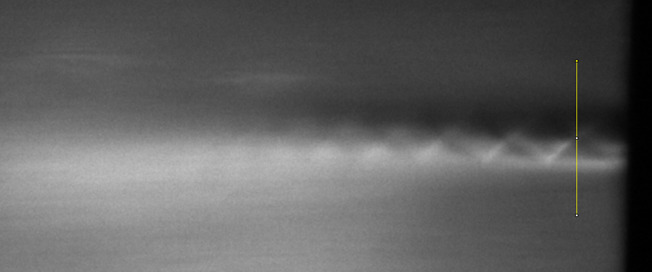
#> input picture clases/figuras/imagen_flujo.jpg, 652 x 272 px
$ jupyter execute 13_3_imagenes.ipynb   (shell and % lines are left out)
#> lines starting #> are read from the running program, lines starting #| are printed output that depends on the picture
## Trabajo simple con imágenes

Vamos a empezar leyendo y mostrando algunas imágenes, para entender cómo es su representación. Existen numerosos módulos que permiten manejar imágenes, desde el ubicuo `matplotlib`, pasando por `PIL` (`conda install pillow`) hasta openCV (`conda install opencv-python`).

[cell 1]
import numpy as np
import matplotlib.pyplot as plt
from PIL import Image

El siguiente ejemplo es una figura tomada de algunas pruebas que hicimos en el laboratorio hace unos años. Es el resultado de la medición de flujo en toberas

[cell 2]
imag1 = plt.imread('figuras/imagen_flujo.jpg')
#> imag1 is the input picture: shape (272, 652, 3); mean R, G, B 94.9, 94.9, 94.7
print(f'La imagen "imag1" es del tipo: {type(imag1)} con "shape" {imag1.shape}')
#| La imagen "imag1" es del tipo: <class 'numpy.ndarray'> con "shape" (272, 652, 3)
plt.imshow(imag1);

La representación de la imagen es una matriz, donde cada elemento corresponde a un pixel, y cada pixel tiene tres valores. El elemento `[0,0]` corresponde al pixel ubicado en la esquina superior izquierda, el elemento  `[-1,0]` al pixel ubicado en la esquina inferior izquierda, mientras que el  `[0,-1]` a la esquina superior derecha:

[cell 3]
plt.imshow(imag1)
color='white'
plt.annotate("[0,0]",(0,0), (60,40), arrowprops={}, fontsize='x-large', color=color)
plt.annotate("[-1,0]",(0,272), (60,240), arrowprops={}, fontsize='x-large', color=color)
plt.annotate("[0,-1]",(652,0), (510,40), arrowprops={}, fontsize='x-large', color=color);

En consecuencia podemos ver qué valores toma cada pixel

[cell 4]
print(imag1[0,0])             # El primer elemento
#| [65 65 65]
print(imag1[0,1])             # El segundo elemento
#| [66 66 66]
print(imag1.min(),imag1.max())  # y sus valores mínimo y máximo
#| 0 255

Como vemos en cada pixel el valor está dado por un array de tres números enteros

[cell 5]
imag1.dtype

[cell 6]
print(imag1[0,0])           # El primer elemento del primer pixel
#| [65 65 65]

Como originalmente teníamos una figura en escala de grises, podemos convertir los tres colores a una simple escala, por ejemplo promediando los tres valores. La función `imread()` puede interpretar la figura como una escala de grises con los argumentos adecuados:

[cell 7]
Image.open('figuras/imagen_flujo.jpg').convert('L').save('figuras/imagen_flujo_gray.jpg')
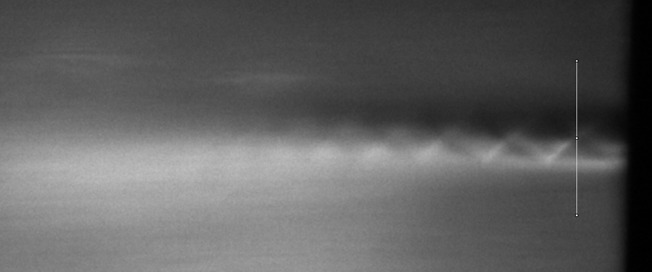
#> saved as imagen_flujo_gray.jpg: PIL image 652x272 L; min 0, max 253, mean 94.8

[cell 8]
imag2 = plt.imread('figuras/imagen_flujo_gray.jpg')
#> imag2: shape (272, 652); min 0, max 255, mean 94.8

La variable `imag2` contiene ahora una matriz con las dimensiones de la imagen (272 x 652) pero con sólo un valor por cada pixel

[cell 9]
print(imag2.shape)
#| (272, 652)
print(imag2[0,0])
#| 65

[cell 10]
plt.imshow(imag2);

---

**Nota**
¿Qué pasó acá?

La función `imshow()` está interpretando el valor de cada pixel como una posición en una cierta escala de colores (**colormap**). Como no especificamos cuál queremos utilizar, se usó el cmap *default*.

---

Especifiquemos el **colormap** a utilizar para la graficación:

[cell 11]
plt.imshow(imag2, cmap='gray');

Los `cmap` aparecen también en el contexto de graficación de gráficos de contorno (`contour()` y `contourf()`).

Al asociar un valor a un mapa de colores, la misma imagen puede mostrarse de diferente maneras. Veamos otros ejemplos de *colormap*

[cell 12]
plt.imshow(imag2, cmap='inferno');

[cell 13]
plt.imshow(imag2, cmap='inferno_r');

La referencia de ubicación de los `cmap` existentes está en:
http://matplotlib.org/examples/color/colormaps_reference.html

[cell 14]
plt.imshow(imag2, cmap='gray_r');

### Análisis de la imagen

La imagen es una representación en mapa de colores de lo valores en la matriz. Esta es una representación que da muy buena información cualitativa sobre las características de los datos. Para analizar los datos a veces es más fácil hacer cortes o promediar en alguna dirección los datos.

#### Histograma de intensidades

Un ejemplo es el cálculo de un histograma de intensidades, analizando toda la imagen.

[cell 15]
hist, bin_edges = np.histogram(imag2, bins=50, density=True)
#> hist = 50 values, max 0.012 at index 14, min 0 at index 39, mean 0.00392; bin_edges = 51 values from 0 to 255
bin_centers = 0.5*(bin_edges[:-1] + bin_edges[1:])
#> bin_centers = 50 values from 2.55 to 252.4
plt.fill_between(bin_centers, 0, hist, alpha=0.7)
plt.plot(bin_centers, hist, color='C0', lw=3)
plt.xlabel('Intensidad')
plt.xlim((0,200));
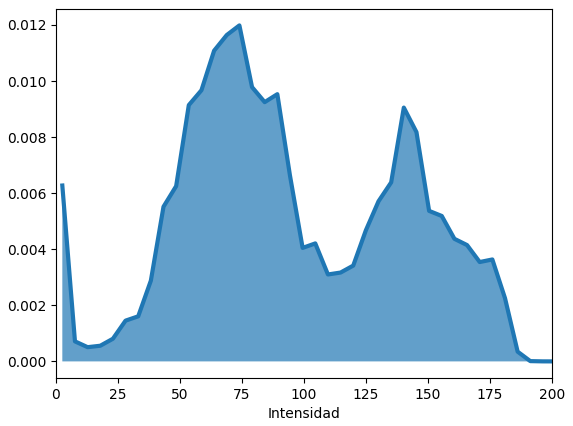
#> figure drawn by matplotlib, 1 panel; curve peaks at x = 73.95, y = 0.012

[cell 16]
# Creamos una figura con los dos gráficos
fig, ax = plt.subplots(figsize=(10,2), ncols=2)
# En el gráfico de la izquierda mostramos la imagen en escala de grises
ax[0].imshow(imag2, cmap=plt.cm.gray, interpolation='nearest')
ax[0].axis('off')   # Eliminamos los dos ejes
#
# Graficamos a la derecha el histograma
ax[1].plot(bin_centers, hist, lw=2)
ax[1].text(180, 0.85*hist.max(), 'Histograma', fontsize=20)
ax[1].set_yticks([])   # Sólo valores en el eje x
plt.subplots_adjust(wspace=-0.20, top=1, bottom=0.1, left=-0.2, right=1)
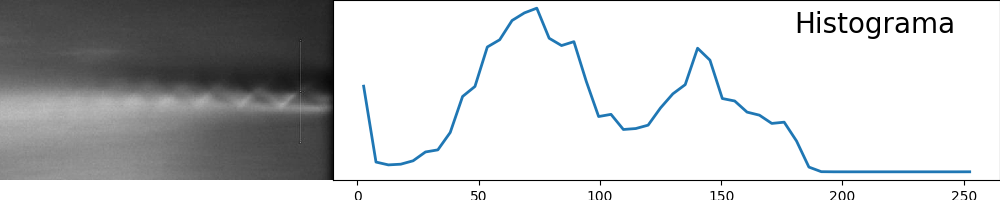
#> figure drawn by matplotlib, 2 panels

Estos histogramas, son útiles pero no dan información sobre las variaciones de intensidad con la posición. De alguna manera estamos integrando demasiado. Cuando vemos la imagen, vemos un mapa de intensidad en dos dimensiones. Al hacer el histograma sobre toda la figura perdemos completamente la información sobre la posición.

#### Cortes en una dirección

Un análisis intermedio podemos hacerlo haciendo cortes a lo largo de alguna línea y analizando la intensidad. Por ejemplo, podemos elegir una línea vertical en un punto $x_0$, y analizar como varía la intensidad a lo largo de esa línea:

[cell 17]
x0 = int(imag2.shape[1]*7/9)      # Elegimos un punto en el eje x
#> x0 = 507
print(f'posición en eje x={x0} de un total de {imag2.shape[1]}')
#| posición en eje x=507 de un total de 652

[cell 18]
# Creamos la figura con dos subplots
fig, (ax2, ax1) = plt.subplots(ncols=2, figsize=(10,2))
# graficamos la imagen en el subplot de la derecha
ax1.imshow(imag2, cmap=plt.cm.gray)
# y agregamos la línea vertical en el punto elegido
ax1.axvline(x0, ls='--', lw=3)
ax1.text(1.05*x0, 50, '$x_{0}$', fontsize='x-large', color='C0')
ax1.axis('off')
#
# Creamos linea como un array 1D con los datos a lo largo de la línea deseada
# y la graficamos
linea = imag2[:,x0]
#> linea = 272 values, max 137 at index 160, min 37 at index 112, mean 71.27
ax2.plot(linea,'--', lw=3, label='Corte')
ax2.set_xlabel(u'posición en eje $y$ (pixels)')
ax2.set_ylabel('Intensidad')
ax2.legend(loc='best')
ax2.set_xlim((0,len(linea)))
# Ajustamos el margen izquierdo y la distancia entre los dos subplots
plt.subplots_adjust(wspace=-0.1, left=0)
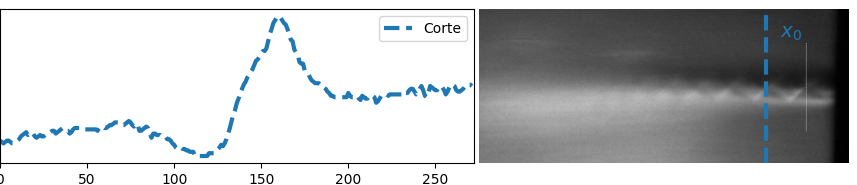
#> figure drawn by matplotlib, 2 panels; panel 1: curve peaks at x = 160, y = 137

### Trabajando con metadatos de la imagen

En la sección anterior vimos cómo trabajar con la imagen propiamente dicha, que representa como un arreglo tridimensional de `numpy`. Además, es posible que la imagen contenga _metadatos_, esto es, información asociada a la imagen que puede ser de utilidad.

[cell 19]
type(imag2)

[cell 20]
img3 = Image.open('figuras/imagen_flujo.jpg')
type(img3)

[cell 21]
metadata = img3.info
#> metadata = {'jfif': 257, 'jfif_version': (1, 1), 'dpi': (218.4, 218.4), 'jfif_unit': 2, 'jfif_density': (86, 86)}
metadata
#> Out has the same summary as metadata

Una de las ventajas del formato _png_ es que soporta metadatos arbitrarios, con lo cual podemos usar un plugin del modulo `PIL` para escribirlos:

[cell 22]
from PIL.PngImagePlugin import PngInfo

[cell 23]
new_metadata = PngInfo()
new_metadata.add_text("Autor", "F. Ulano")
new_metadata.add_text("Descripción", "Imagen de flujo en toberas")
# Agregamos la vieja metadata
for k,v in metadata.items():
    new_metadata.add_itxt(k, str(v))
#> this loop made 5 passes
#> (k, v) on passes 1 to 5: ('jfif', 257), ('jfif_version', (1, 1)), ('dpi', (218.4, 218.4)), ('jfif_unit', 2), ('jfif_density', (86, 86))
    # new_metadata.add_text(k, str(v))

[cell 24]
# Guardamos la imagen con la nueva metadata
img3.save('figuras/imagen_flujo_meta.png', pnginfo=new_metadata)
# Leemos la nueva imagen
img4 = Image.open('figuras/imagen_flujo_meta.png')
# Mostramos la metadata
img4.info
#> Out = {'Autor': 'F. Ulano', 'Descripción': 'Imagen de flujo en toberas', 'jfif': '257', 'jfif_version': '(1, 1)', 'dpi': '(218.44, 218.44)', 'jfif_unit': '2', 'jfif_density': '(86, 86)'}

> Otros formatos de imágenes (jpeg, por ejemplo) no soportan la inclusión de metadata arbitraria. En cada caso será necesario recurrir a módulos específicos para cada tipo de imagen.

En el caso de usar `Image.open` de `PIL` para leer el archivo de la imagen, obtendremos la imagen propiamente dicha con

[cell 25]
imagen = Image.open('figuras/imagen_flujo.jpg')  # Cambiar por la ruta de la imagen
imagen_array = np.array(imagen)
print(imagen_array.shape)  # Imprime las dimensiones de la imagen
#| (272, 652, 3)
